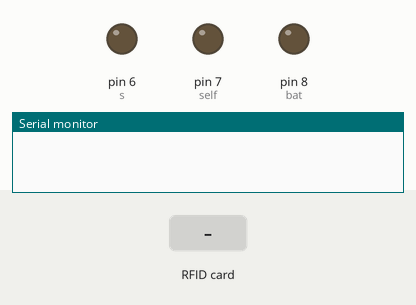
The sketch below on a simulated Arduino Uno, built with avr-gcc and run on an emulated ATmega328P. Shown: output pins drawn as LEDs (lit = HIGH), the last lines printed to the serial monitor. The inputs (shaded band) are chosen by the test bench. Pins used as bus, display or sensor lines are not drawn.

Above: at 1.2 s.
1.3 s: RFID card 5E 7A 19 C4 held to the reader
At 2.1 s:
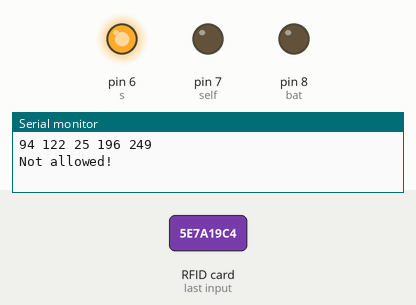
Timing chart, 0 to 4.8 s (numbered marks = the images above; inputs shaded):
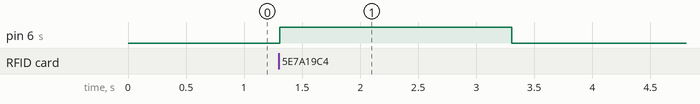

Measured:
- after the input at 1.3 s, pin 6 (s): LOW → HIGH at once, → LOW 2.0 s later

The sketch:

RFID.ino
```cpp
#include <RFID.h>

/*
* Read a card using a mfrc522 reader on your SPI interface
* Pin layout should be as follows (on Arduino Uno):
* MOSI: Pin 11 / ICSP-4
* MISO: Pin 12 / ICSP-1
* SCK: Pin 13 / ISCP-3
* SS/SDA: Pin 10
* RST: Pin 9
*/

#include <SPI.h>
#include <RFID.h>

#define SS_PIN 10
#define RST_PIN 9

RFID rfid(SS_PIN,RST_PIN);


int self = 7;
int bat = 8;
int s = 6;

int serNum[5];
int cards[][5] = {
  {42,249,70,213,64}

};

bool access = false;

void setup(){

    Serial.begin(9600);
    SPI.begin();
    rfid.init();

    pinMode(self, OUTPUT);
    pinMode(bat ,OUTPUT);
    pinMode(s,OUTPUT);


    digitalWrite(self, LOW);
    digitalWrite(bat , LOW);

}

void loop(){

    if(rfid.isCard()){

        if(rfid.readCardSerial()){
            Serial.print(rfid.serNum[0]);
            Serial.print(" ");
            Serial.print(rfid.serNum[1]);
            Serial.print(" ");
            Serial.print(rfid.serNum[2]);
            Serial.print(" ");
            Serial.print(rfid.serNum[3]);
            Serial.print(" ");
            Serial.print(rfid.serNum[4]);
            Serial.println("");

            for(int x = 0; x < sizeof(cards); x++){
              for(int i = 0; i < sizeof(rfid.serNum); i++ ){
                  if(rfid.serNum[i] != cards[x][i]) {
                      access = false;
                      break;
                  } else {
                      access = true;
                  }
              }
              if(access) break;
            }

        }

       if(access){
          Serial.println("Welcome!");
          digitalWrite(bat,HIGH);
          digitalWrite(self,HIGH);
          delay(1000);
          digitalWrite(self,LOW);

      } else {
           Serial.println("Not allowed!");
          digitalWrite(s,HIGH);
          delay(2000);
          digitalWrite(s,LOW);
          digitalWrite(bat,LOW);

       }
    }


    rfid.halt();

}
```
